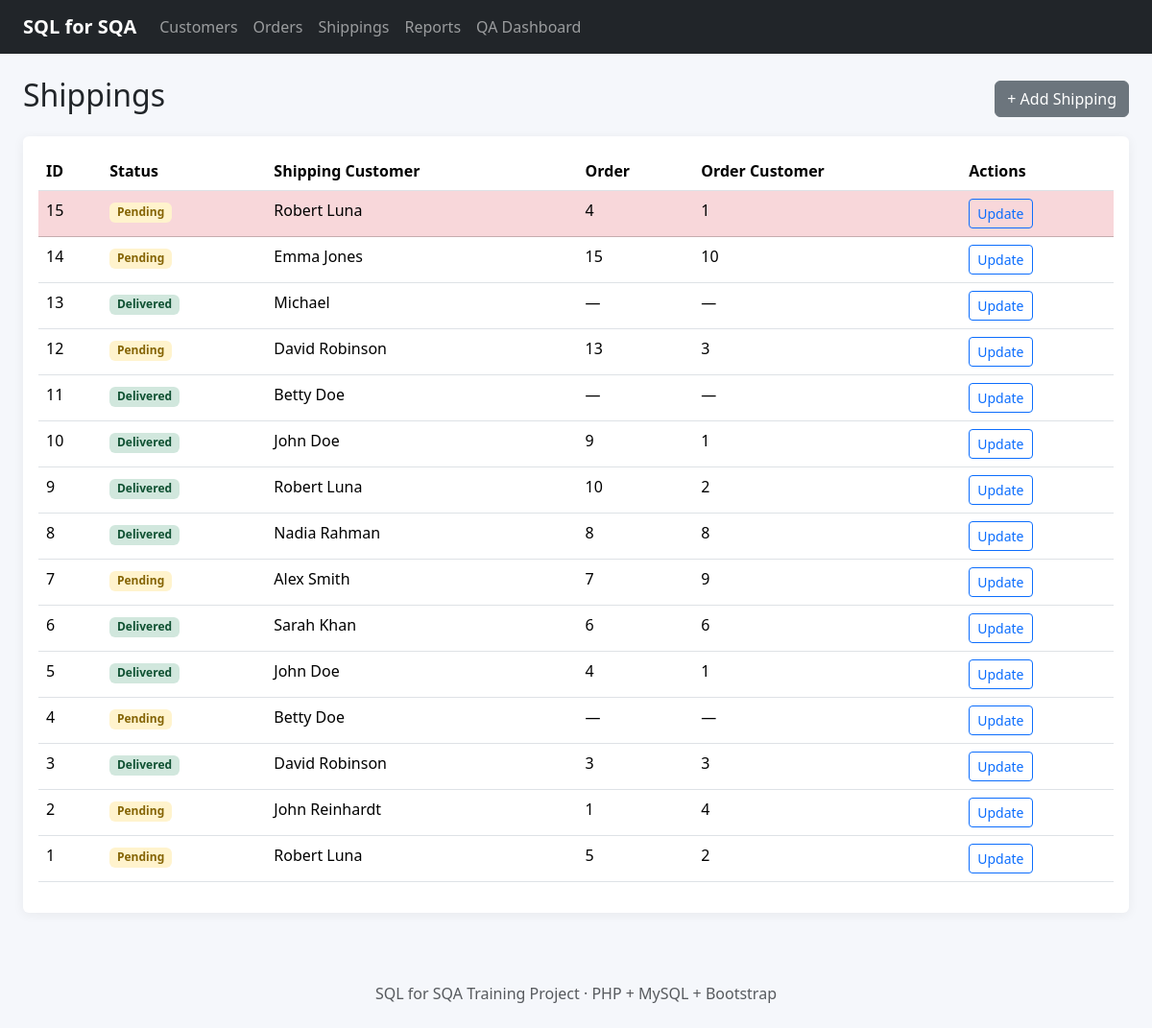
/shippings.php, run on the app's committed database.
### tables this page shows
CREATE TABLE shippings (
    shipping_id INT AUTO_INCREMENT PRIMARY KEY,
    status ENUM('Pending','Delivered') NOT NULL DEFAULT 'Pending',
    customer INT NOT NULL,
    order_id INT NULL,
    CONSTRAINT fk_ship_customer FOREIGN KEY (customer) REFERENCES customers(customer_id)
        ON UPDATE CASCADE ON DELETE RESTRICT,
    CONSTRAINT fk_ship_order FOREIGN KEY (order_id) REFERENCES orders(order_id)
        ON UPDATE CASCADE ON DELETE SET NULL
);

CREATE TABLE customers (
    customer_id INT AUTO_INCREMENT PRIMARY KEY,
    first_name VARCHAR(50) NOT NULL,
    last_name VARCHAR(50) NULL,
    age INT NULL,
    country VARCHAR(50) NOT NULL
);

CREATE TABLE orders (
    order_id INT AUTO_INCREMENT PRIMARY KEY,
    item VARCHAR(100) NOT NULL,
    amount DECIMAL(10,2) NOT NULL,
    customer_id INT NOT NULL,
    CONSTRAINT fk_orders_customer FOREIGN KEY (customer_id) REFERENCES customers(customer_id)
        ON UPDATE CASCADE ON DELETE RESTRICT
);

### public/shippings.php (the view, shortened to what this page needs)
<?php
require_once __DIR__ . '/../config/database.php';
$rows = $pdo->query(
    '
    SELECT
        s.*,
        c.first_name,
        c.last_name,
        o.item,
        o.amount,
        o.customer_id AS order_customer
    FROM shippings s
    LEFT JOIN customers c
        ON s.customer = c.customer_id
    LEFT JOIN orders o
        ON s.order_id = o.order_id
    ORDER BY s.shipping_id DESC
    '
)->fetchAll();
include 'header.php';
?>
<div class="d-flex justify-content-between align-items-center mb-3">
    <h2>Shippings</h2>
    <a
        class="btn btn-secondary"
        href="../shippings/create.php">
        + Add Shipping
    </a>
</div>
<div class="card p-3">
    <div class="table-responsive">
        <table class="table table-hover">
            <thead>
                <tr>
                    <th>ID</th>
                    <th>Status</th>
                    <th>Shipping Customer</th>
                    <th>Order</th>
                    <th>Order Customer</th>
                    <th>Actions</th>
                </tr>
            </thead>
            <tbody>
                <?php foreach ($rows as $r): ?>
                    <?php
                    $mismatch =
                        $r['order_id'] !== null
                        && $r['order_customer'] !== null
                        && $r['customer'] != $r['order_customer'];
                    $missing =
                        $r['order_id'] !== null
                        && $r['item'] === null;
                    ?>
                    <tr
                        class="<?= $mismatch || $missing ? 'table-danger' : '' ?>">
                        <td>
                            <?= $r['shipping_id'] ?>
                        </td>
                        <td>
                            <span
                                class="badge <?= $r['status'] === 'Pending'
                                                    ? 'badge-pending'
                                                    : 'badge-delivered' ?>">
                                <?= $r['status'] ?>
                            </span>
                        </td>
                        <td>
                            <?= htmlspecialchars(
                                $r['first_name'] . ' ' . ($r['last_name'] ?? '')
                            ) ?>
                        </td>
                        <td>
                            <?= $r['order_id'] ?? '—' ?>
                        </td>
                        <td>
                            <?= $r['order_customer'] ?? '—' ?>
                        </td>
                        <td>
                            <a
                                class="btn btn-sm btn-outline-primary"
                                href="../shippings/update.php?id=<?= $r['shipping_id'] ?>">
                                Update
                            </a>
                        </td>
                    </tr>
                <?php endforeach; ?>
            </tbody>
        </table>
    </div>
</div>
<?php include 'footer.php'; ?>

### assets/css/style.css (style rules this page uses)
body { background:#f5f7fb; }
.card { border:0; box-shadow:0 2px 12px rgba(0,0,0,.06); }
.table thead th { white-space:nowrap; }
.badge-pending { background:#fff3cd; color:#856404; }
.badge-delivered { background:#d1e7dd; color:#0f5132; }

### data on the page
shippings: shipping_id "15", status "Pending", customer.last_name "Robert Luna", order "4", order.customer_id "1"
shippings: shipping_id "14", status "Pending", customer.last_name "Emma Jones", order "15", order.customer_id "10"
shippings: shipping_id "13", status "Delivered", customer.last_name "Michael", order "—", order_customer "—"
shippings: shipping_id "12", status "Pending", customer.last_name "David Robinson", order "13", order.customer_id "3"
shippings: shipping_id "11", status "Delivered", customer.last_name "Betty Doe", order "—", order_customer "—"
shippings: shipping_id "10", status "Delivered", customer.last_name "John Doe", order "9", order.customer_id "1"
shippings: shipping_id "9", status "Delivered", customer.last_name "Robert Luna", order "10", order.customer_id "2"
shippings: shipping_id "8", status "Delivered", customer.last_name "Nadia Rahman", order "8", order.customer_id "8"
shippings: shipping_id "7", status "Pending", customer.last_name "Alex Smith", order "7", order.customer_id "9"
shippings: shipping_id "6", status "Delivered", customer.last_name "Sarah Khan", order "6", order.customer_id "6"
shippings: shipping_id "5", status "Delivered", customer.last_name "John Doe", order "4", order.customer_id "1"
shippings: shipping_id "4", status "Pending", customer.last_name "Betty Doe", order "—", order_customer "—"
shippings: shipping_id "3", status "Delivered", customer.last_name "David Robinson", order "3", order.customer_id "3"
shippings: shipping_id "2", status "Pending", customer.last_name "John Reinhardt", order "1", order.customer_id "4"
shippings: shipping_id "1", status "Pending", customer.last_name "Robert Luna", order "5", order.customer_id "2"
